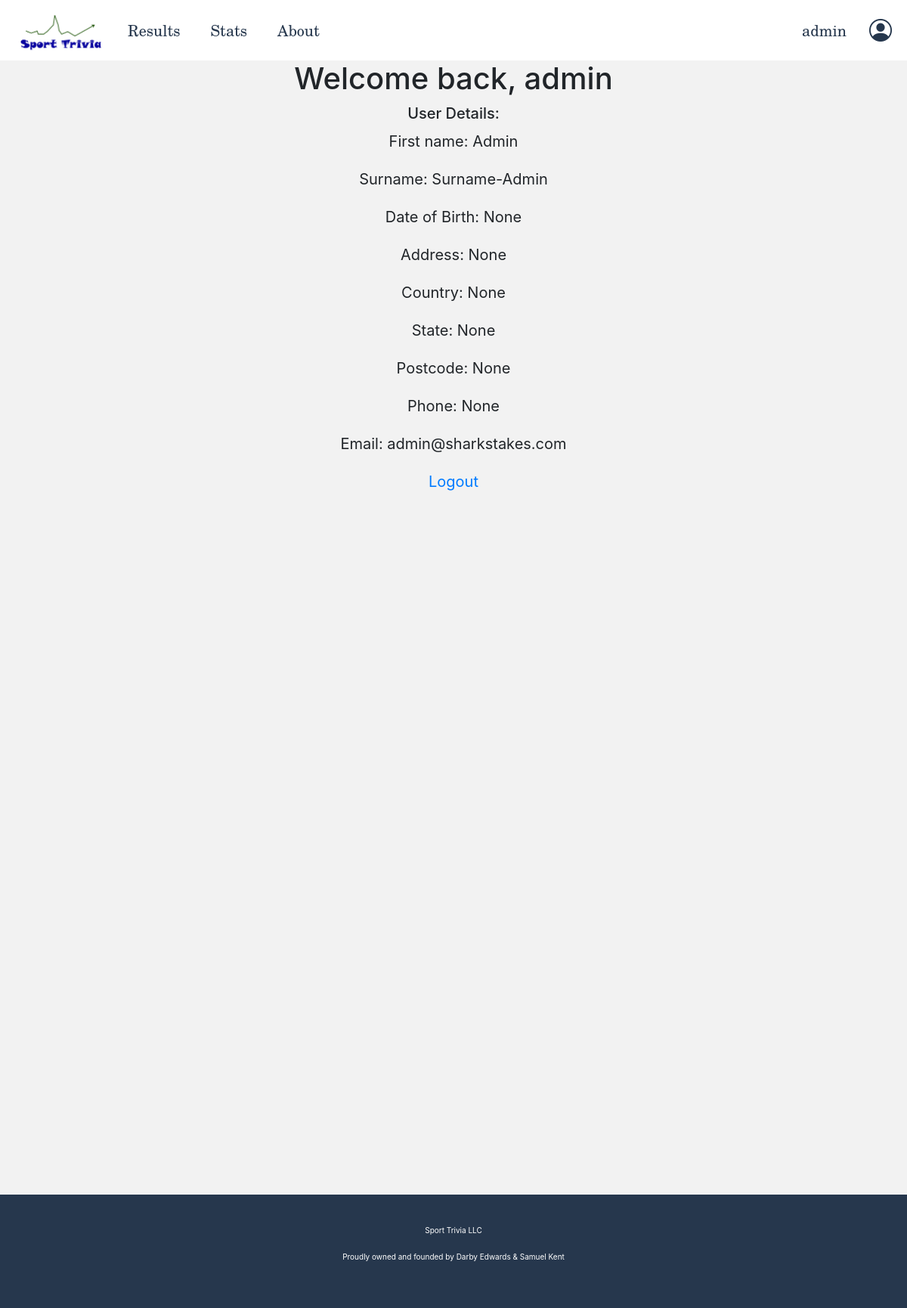
Page /user (signed in) on the committed database.
### app/models.py (models this page shows, shortened)
class User(UserMixin, db.Model):
    id = db.Column(db.Integer, primary_key=True)
    username = db.Column(db.String(64), unique=True, index=True)
    firstname = db.Column(db.String(64))
    surname = db.Column(db.String(64))
    dob = db.Column(db.DateTime)
    address = db.Column(db.String(128))
    country = db.Column(db.String(64))
    state = db.Column(db.String(64))
    postcode = db.Column(db.Integer)
    phone = db.Column(db.Integer)
    email = db.Column(db.String(128), unique=True, index=True)
    password_hash = db.Column(db.String(128))

### app/routes.py (the view)
@app.route('/user', methods=['GET', 'POST'])
@login_required
def user():
    return render_template('user.html', title="Results")

### app/models.py (called while the page is built)
@login.user_loader
def load_user(id):
    return User.query.get(int(id))

### app/templates/user.html
{% extends "base.html" %}
{% block content %}
    <div class="user-main">
        <h2>Welcome back, {{ current_user.username }}</h2>
        <h6>User Details:</h6>
        <p>First name: {{ current_user.firstname }}</p>
        <p>Surname: {{ current_user.surname }}</p>
        <p>Date of Birth: {{ current_user.dob }}</p>
        <p>Address: {{ current_user.address }}</p>
        <p>Country: {{ current_user.country }}</p>
        <p>State: {{ current_user.state }}</p>
        <p>Postcode: {{ current_user.postcode }}</p>
        <p>Phone: {{ current_user.phone }}</p>
        <p>Email: {{current_user.email }}</p>
        <p><a href={{ url_for('logout') }}>Logout</a></p>
    </div>
{% endblock %}

### app/templates/base.html (shortened to what this page needs)
<html>
    <head>
        <link rel="stylesheet" href="https://cdn.jsdelivr.net/npm/bootstrap@4.6.0/dist/css/bootstrap.min.css">
        <link rel="stylesheet" href="{{ url_for('static', filename='main.css') }}">
        <link rel="stylesheet" href="https://cdn.jsdelivr.net/npm/bootstrap-icons@1.4.1/font/bootstrap-icons.css">
    </head>
    <body>
        <div class="header">
            <div class="header-left">
                <img src="{{ url_for('static', filename='assets/sportquizlogo.png') }}" alt="Shark Stakes LLC" onclick="toHome()">
                <p><a href={{ url_for('results') }}>Results</a></p>
                <p><a href={{ url_for('stats') }}>Stats</a></p>
                <p><a href={{ url_for('about') }}>About</a></p>
            </div>
            <div class="header-middle">
            </div>
            {% if not current_user.is_authenticated %}
                <div class="header-right">
                    <p><a href={{ url_for('login') }}>Login/Register</a></p>
                    <a href={{ url_for('login') }}> <i class="bi bi-person-circle"></i></a>
                </div>
            {% else %}
                <div class="header-right">
                    <p><a href={{ url_for('user') }}>{{current_user.username}}</a></p>
                    <a href={{ url_for('user') }}> <i class="bi bi-person-circle"></i></a>
                </div>
            {% endif %}
        </div>
        <div class="content">
            {% block content %}{% endblock %}
        </div>
        <div class="footer">
            <p>Sport Trivia LLC</p>
            <p>Proudly owned and founded by Darby Edwards & Samuel Kent</p>
        </div>
    </body>
</html>

### app/static/main.css (style rules this page uses)
:root { --header_height: 80px; --grey1: rgba(0, 0, 0, 0.05); --navy1: #26374D; --navy1rgb: rgba(38, 55, 77, 1); --green1: #146E1E; }
html { font-size: 20px; }
body { background-color: white; }
.header { background-color: white; color: var(--navy1); height: var(--header__height); width: 100%; display: grid; grid-template-columns: auto auto auto; grid-template-rows: auto; }
.header * { height: var(--header_height); display: flex; flex-direction: row; padding-left: 10px; padding-right: 10px; line-height: var(--header_height); font-family: 'New Century Schoolbook', 'TeX Gyre Schola', 'serif'; text-decoration: none; color: var(--navy1); }
.header-left { justify-content: flex-start; }
.header-left img { padding-top: 20px; }
.header-middle { justify-content: center; }
.header-right { justify-content: flex-end; }
.header-right i { font-size: 1.5em; text-align: center; padding-right: 0; padding-left: 0; display: flex; align-items: center; }
.content { background-color: var(--grey1); width: 100%; margin-left: auto; margin-right: auto; padding-top: 0; padding-bottom: 20px; min-height: 1500px; text-align: center; }
.footer { background-color: var(--navy1); display: flex; flex-direction: column; color: white; bottom: 0; min-height: 150px; align-items: center; justify-content: center; width: 100%; }
.footer * { font-size: 0.5em; height: 100%; }

### rows in the picture
User: username "admin", firstname "Admin", surname "Surname-Admin", dob "None", address "None", country "None", state "None", postcode "None", phone "None", email "admin@sharkstakes.com"
